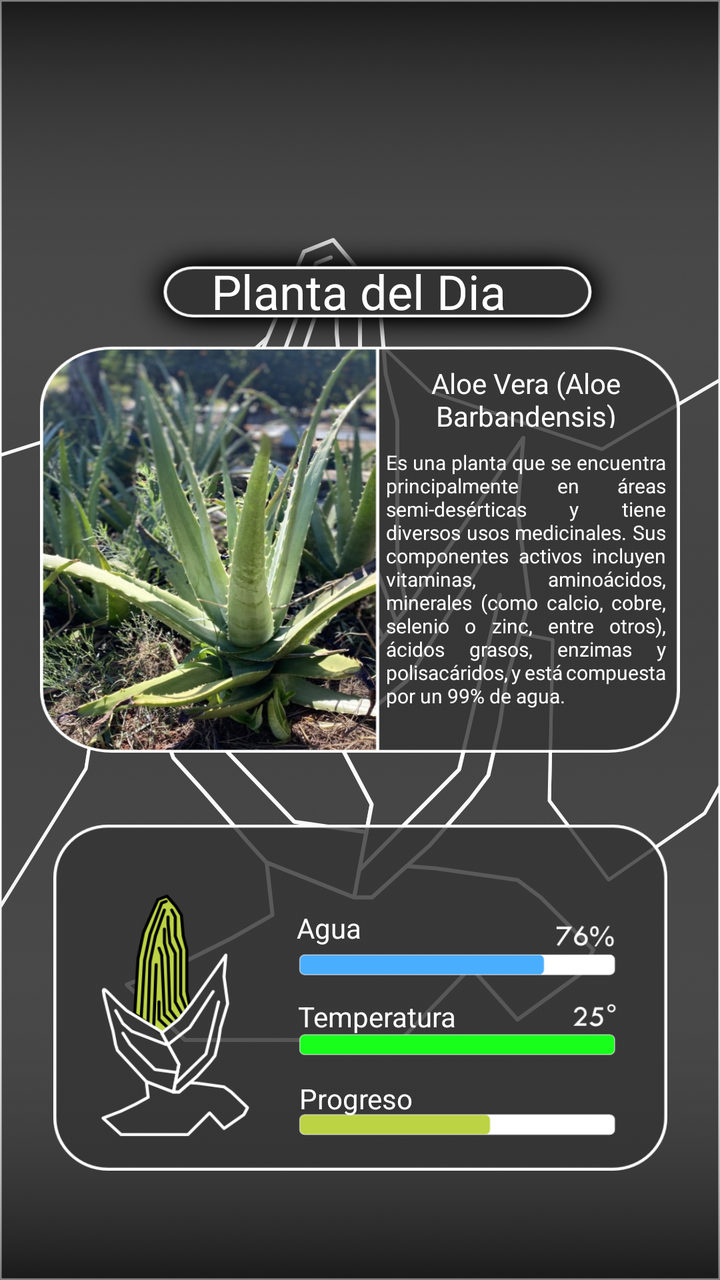
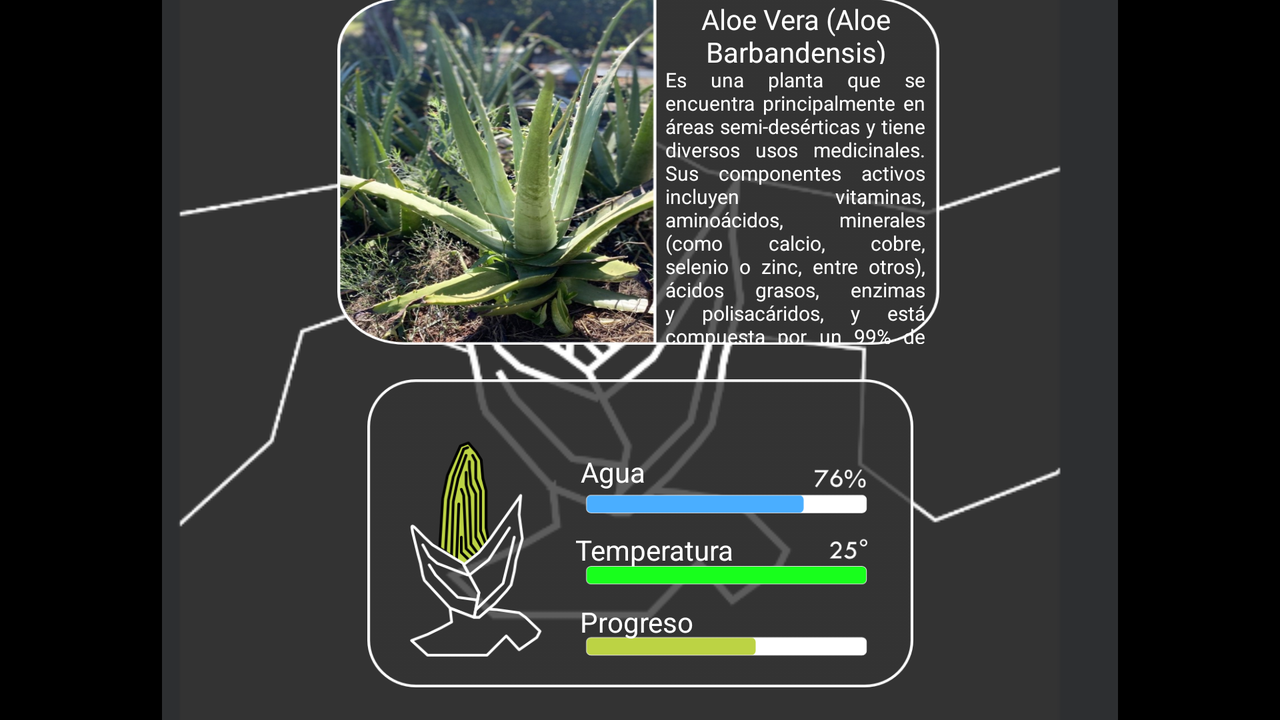

Two renders of one Android screen. The first uses the default layout on a phone; the second uses the alternative layout the repository ships for a different screen configuration, on a matching device. The two XML files are below.
<!-- AndroidManifest.xml: application theme Splash -->
<!-- res/layout/fragment_home.xml -->
<?xml version="1.0" encoding="utf-8"?>
<androidx.constraintlayout.widget.ConstraintLayout xmlns:android="http://schemas.android.com/apk/res/android"
    xmlns:app="http://schemas.android.com/apk/res-auto"
    xmlns:tools="http://schemas.android.com/tools"
    android:layout_width="match_parent"
    android:layout_height="match_parent"
    tools:context=".ui.home.HomeFragment">

    <ImageView
        android:id="@+id/imageView15"
        android:layout_width="wrap_content"
        android:layout_height="wrap_content"
        android:src="@drawable/basic_bg"
        app:layout_constraintBottom_toBottomOf="parent"
        app:layout_constraintEnd_toEndOf="parent"
        app:layout_constraintHorizontal_bias="0.0"
        app:layout_constraintStart_toStartOf="parent"
        app:layout_constraintTop_toTopOf="parent"
        app:layout_constraintVertical_bias="1.0" />

    <ImageButton
        android:id="@+id/button"
        android:layout_width="320dp"
        android:layout_height="264dp"
        android:adjustViewBounds="false"
        android:background="#00FFFFFF"
        android:scaleType="fitXY"
        android:src="@drawable/plantotd_bt"
        app:iconTint="#00FFFFFF"
        app:layout_constraintBottom_toBottomOf="parent"
        app:layout_constraintEnd_toEndOf="parent"
        app:layout_constraintStart_toStartOf="parent"
        app:layout_constraintTop_toTopOf="@+id/imageView15"
        app:layout_constraintVertical_bias="0.299" />

    <ImageButton
        android:id="@+id/button2"
        android:layout_width="307dp"
        android:layout_height="173dp"
        android:background="#00FFFFFF"
        android:scaleType="fitXY"
        android:src="@drawable/teosentlibars_bt"
        app:layout_constraintBottom_toBottomOf="parent"
        app:layout_constraintEnd_toEndOf="parent"
        app:layout_constraintStart_toStartOf="parent"
        app:layout_constraintTop_toBottomOf="@+id/button"
        app:layout_constraintVertical_bias="0.396" />

    <TextView
        android:id="@+id/Water"
        android:layout_width="wrap_content"
        android:layout_height="wrap_content"
        android:layout_alignParentStart="true"
        android:layout_alignParentBottom="true"
        android:layout_centerInParent="true"
        android:text="@string/Avocado_Water"
        android:textColor="#FFFFFF"
        android:textSize="14sp"
        app:layout_constraintBottom_toBottomOf="@+id/button2"
        app:layout_constraintEnd_toEndOf="@+id/button2"
        app:layout_constraintHorizontal_bias="0.443"
        app:layout_constraintStart_toStartOf="@+id/button2"
        app:layout_constraintTop_toTopOf="@+id/button2"
        app:layout_constraintVertical_bias="0.272" />

    <TextView
        android:id="@+id/Temperature"
        android:layout_width="wrap_content"
        android:layout_height="wrap_content"
        android:layout_alignParentStart="true"
        android:layout_alignParentBottom="true"
        android:layout_centerHorizontal="true"
        android:text="@string/Avocado_Temperature"
        android:textColor="#FFFFFF"
        android:textSize="14sp"
        app:layout_constraintBottom_toTopOf="@+id/Progress"
        app:layout_constraintEnd_toEndOf="@+id/button2"
        app:layout_constraintHorizontal_bias="0.537"
        app:layout_constraintStart_toStartOf="@+id/button2"
        app:layout_constraintTop_toBottomOf="@+id/Water"
        app:layout_constraintVertical_bias="0.538" />

    <TextView
        android:id="@+id/Progress"
        android:layout_width="wrap_content"
        android:layout_height="wrap_content"
        android:layout_alignParentStart="true"
        android:layout_alignParentBottom="true"
        android:layout_centerInParent="true"
        android:text="@string/Avocado_Progress"
        android:textColor="#FFFFFF"
        android:textSize="14sp"
        app:layout_constraintBottom_toBottomOf="@+id/button2"
        app:layout_constraintEnd_toEndOf="@+id/button2"
        app:layout_constraintHorizontal_bias="0.492"
        app:layout_constraintStart_toStartOf="@+id/button2"
        app:layout_constraintTop_toTopOf="@+id/button2"
        app:layout_constraintVertical_bias="0.827" />

    <TextView
        android:id="@+id/POTD"
        android:layout_width="wrap_content"
        android:layout_height="wrap_content"
        android:layout_alignParentStart="true"
        android:layout_alignParentBottom="true"
        android:layout_centerInParent="true"
        android:text="@string/POTD"
        android:textColor="#FFFFFF"
        android:textSize="24sp"
        app:layout_constraintBottom_toBottomOf="@+id/button"
        app:layout_constraintEnd_toEndOf="@+id/button"
        app:layout_constraintHorizontal_bias="0.497"
        app:layout_constraintStart_toStartOf="@+id/button"
        app:layout_constraintTop_toTopOf="@+id/button"
        app:layout_constraintVertical_bias="0.073" />

    <TextView
        android:id="@+id/Text_POTD"
        android:layout_width="140dp"
        android:layout_height="133dp"
        android:layout_alignParentStart="true"
        android:layout_alignParentBottom="true"
        android:layout_centerInParent="true"
        android:justificationMode="inter_word"
        android:text="@string/Text_POTD"
        android:textColor="#FFFFFF"
        android:textSize="10sp"
        app:layout_constraintBottom_toBottomOf="@+id/button"
        app:layout_constraintEnd_toEndOf="@+id/button"
        app:layout_constraintHorizontal_bias="0.961"
        app:layout_constraintStart_toStartOf="@+id/button"
        app:layout_constraintTop_toTopOf="@+id/button"
        app:layout_constraintVertical_bias="0.854" />

    <TextView
        android:id="@+id/Title_POTD"
        android:layout_width="140dp"
        android:layout_height="32dp"
        android:layout_alignParentStart="true"
        android:layout_alignParentBottom="true"
        android:layout_centerInParent="true"
        android:text="@string/Title_POTD"
        android:textAlignment="center"
        android:textColor="#FFFFFF"
        android:textSize="14sp"
        app:layout_constraintBottom_toBottomOf="@+id/button"
        app:layout_constraintEnd_toEndOf="@+id/button"
        app:layout_constraintHorizontal_bias="0.961"
        app:layout_constraintStart_toStartOf="@+id/button"
        app:layout_constraintTop_toTopOf="@+id/button"
        app:layout_constraintVertical_bias="0.301" />


</androidx.constraintlayout.widget.ConstraintLayout>
<!-- resources referenced by this layout -->
<resources>
  <!-- drawable basic_bg: png bitmap (drawable, 800700 bytes) -->
  <!-- drawable plantotd_bt: png bitmap (drawable, 597029 bytes) -->
  <!-- drawable teosentlibars_bt: png bitmap (drawable, 54257 bytes) -->
  <string name="Avocado_Progress">Progreso</string>
  <string name="Avocado_Temperature">Temperatura</string>
  <string name="Avocado_Water">Agua</string>
  <string name="POTD">Planta del Dia</string>
  <string name="Text_POTD">Es una planta que se encuentra principalmente en áreas semi-desérticas y tiene diversos usos medicinales. Sus componentes activos incluyen vitaminas, aminoácidos, minerales (como calcio, cobre, selenio o zinc, entre otros), ácidos grasos, enzimas y polisacáridos, y está compuesta por un 99% de agua.</string>
  <string name="Title_POTD">Aloe Vera
  (Aloe Barbandensis)
  </string>
  <style name="Splash" parent="Theme.MaterialComponents.NoActionBar">
          <item name="android:windowBackground">@drawable/splash_screen</item>
      </style>
  <!-- drawable splash_screen (drawable) -->
  <?xml version="1.0" encoding="utf-8"?>
  <layer-list xmlns:android="http://schemas.android.com/apk/res/android"
      android:opacity="opaque">
      <item android:drawable="@color/black" />
      <item>
          <bitmap
              android:gravity="center"
              android:src="@drawable/logosplash" />
      </item>
  </layer-list>
  <color name="black">#FF000000</color>
  <!-- drawable logosplash: png bitmap (drawable, 26627 bytes) -->
</resources>
<!-- res/layout-land/fragment_home.xml (the repository's variant of the layout above) -->
<!-- drawn on the phone turned sideways -->
<?xml version="1.0" encoding="utf-8"?>
<androidx.constraintlayout.widget.ConstraintLayout xmlns:android="http://schemas.android.com/apk/res/android"
    xmlns:app="http://schemas.android.com/apk/res-auto"
    xmlns:tools="http://schemas.android.com/tools"
    android:layout_width="match_parent"
    android:layout_height="match_parent"
    tools:context=".ui.home.HomeFragment">

    <ImageButton
        android:id="@+id/button"
        android:layout_width="301dp"
        android:layout_height="226dp"
        android:layout_marginBottom="188dp"
        android:adjustViewBounds="false"
        android:background="#00FFFFFF"
        android:scaleType="fitXY"
        android:src="@drawable/plantotd_bt"
        app:iconTint="#00FFFFFF"
        app:layout_constraintBottom_toBottomOf="parent"
        app:layout_constraintEnd_toEndOf="parent"
        app:layout_constraintHorizontal_bias="0.498"
        app:layout_constraintStart_toStartOf="parent" />

    <ImageButton
        android:id="@+id/button2"
        android:layout_width="273dp"
        android:layout_height="154dp"
        android:background="#00FFFFFF"
        android:scaleType="fitXY"
        android:src="@drawable/teosentlibars_bt"
        app:layout_constraintBottom_toBottomOf="parent"
        app:layout_constraintEnd_toEndOf="parent"
        app:layout_constraintStart_toStartOf="parent"
        app:layout_constraintTop_toBottomOf="@+id/button"
        app:layout_constraintVertical_bias="0.515" />

    <TextView
        android:id="@+id/Water"
        android:layout_width="wrap_content"
        android:layout_height="wrap_content"
        android:layout_alignParentStart="true"
        android:layout_alignParentBottom="true"
        android:layout_centerInParent="true"
        android:text="@string/Avocado_Water"
        android:textColor="#FFFFFF"
        android:textSize="14sp"
        app:layout_constraintBottom_toBottomOf="@+id/button2"
        app:layout_constraintEnd_toEndOf="@+id/button2"
        app:layout_constraintHorizontal_bias="0.443"
        app:layout_constraintStart_toStartOf="@+id/button2"
        app:layout_constraintTop_toTopOf="@+id/button2"
        app:layout_constraintVertical_bias="0.272" />

    <TextView
        android:id="@+id/Temperature"
        android:layout_width="wrap_content"
        android:layout_height="wrap_content"
        android:layout_alignParentStart="true"
        android:layout_alignParentBottom="true"
        android:layout_centerHorizontal="true"
        android:text="@string/Avocado_Temperature"
        android:textColor="#FFFFFF"
        android:textSize="14sp"
        app:layout_constraintBottom_toTopOf="@+id/Progress"
        app:layout_constraintEnd_toEndOf="@+id/button2"
        app:layout_constraintHorizontal_bias="0.537"
        app:layout_constraintStart_toStartOf="@+id/button2"
        app:layout_constraintTop_toBottomOf="@+id/Water"
        app:layout_constraintVertical_bias="0.538" />

    <TextView
        android:id="@+id/Progress"
        android:layout_width="wrap_content"
        android:layout_height="wrap_content"
        android:layout_alignParentStart="true"
        android:layout_alignParentBottom="true"
        android:layout_centerInParent="true"
        android:text="@string/Avocado_Progress"
        android:textColor="#FFFFFF"
        android:textSize="14sp"
        app:layout_constraintBottom_toBottomOf="@+id/button2"
        app:layout_constraintEnd_toEndOf="@+id/button2"
        app:layout_constraintHorizontal_bias="0.492"
        app:layout_constraintStart_toStartOf="@+id/button2"
        app:layout_constraintTop_toTopOf="@+id/button2"
        app:layout_constraintVertical_bias="0.827" />

    <TextView
        android:id="@+id/POTD"
        android:layout_width="wrap_content"
        android:layout_height="wrap_content"
        android:layout_alignParentStart="true"
        android:layout_alignParentBottom="true"
        android:layout_centerInParent="true"
        android:text="@string/POTD"
        android:textColor="#FFFFFF"
        android:textSize="24sp"
        app:layout_constraintBottom_toBottomOf="@+id/button"
        app:layout_constraintEnd_toEndOf="@+id/button"
        app:layout_constraintHorizontal_bias="0.497"
        app:layout_constraintStart_toStartOf="@+id/button"
        app:layout_constraintTop_toTopOf="@+id/button"
        app:layout_constraintVertical_bias="0.073" />

    <TextView
        android:id="@+id/Text_POTD"
        android:layout_width="130dp"
        android:layout_height="139dp"
        android:layout_alignParentStart="true"
        android:layout_alignParentBottom="true"
        android:layout_centerInParent="true"
        android:justificationMode="inter_word"
        android:text="@string/Text_POTD"
        android:textColor="#FFFFFF"
        android:textSize="10sp"
        app:layout_constraintBottom_toBottomOf="@+id/button"
        app:layout_constraintEnd_toEndOf="@+id/button"
        app:layout_constraintHorizontal_bias="0.959"
        app:layout_constraintStart_toStartOf="@+id/button"
        app:layout_constraintTop_toTopOf="@+id/button"
        app:layout_constraintVertical_bias="1.0" />

    <TextView
        android:id="@+id/Title_POTD"
        android:layout_width="131dp"
        android:layout_height="32dp"
        android:layout_alignParentStart="true"
        android:layout_alignParentBottom="true"
        android:layout_centerInParent="true"
        android:text="@string/Title_POTD"
        android:textAlignment="center"
        android:textColor="#FFFFFF"
        android:textSize="14sp"
        app:layout_constraintBottom_toBottomOf="@+id/button"
        app:layout_constraintEnd_toEndOf="@+id/button"
        app:layout_constraintHorizontal_bias="0.964"
        app:layout_constraintStart_toStartOf="@+id/button"
        app:layout_constraintTop_toTopOf="@+id/button"
        app:layout_constraintVertical_bias="0.278" />


</androidx.constraintlayout.widget.ConstraintLayout>
<!-- resources referenced by the variant -->
<!-- as the phone turned sideways resolves them -->
<resources>
  <!-- drawable plantotd_bt: png bitmap (drawable, 597029 bytes) -->
  <!-- drawable teosentlibars_bt: png bitmap (drawable, 54257 bytes) -->
  <string name="Avocado_Progress">Progreso</string>
  <string name="Avocado_Temperature">Temperatura</string>
  <string name="Avocado_Water">Agua</string>
  <string name="POTD">Planta del Dia</string>
  <string name="Text_POTD">Es una planta que se encuentra principalmente en áreas semi-desérticas y tiene diversos usos medicinales. Sus componentes activos incluyen vitaminas, aminoácidos, minerales (como calcio, cobre, selenio o zinc, entre otros), ácidos grasos, enzimas y polisacáridos, y está compuesta por un 99% de agua.</string>
  <string name="Title_POTD">Aloe Vera
  (Aloe Barbandensis)
  </string>
  <style name="Splash" parent="Theme.MaterialComponents.NoActionBar">
          <item name="android:windowBackground">@drawable/splash_screen</item>
      </style>
  <!-- drawable splash_screen (drawable) -->
  <?xml version="1.0" encoding="utf-8"?>
  <layer-list xmlns:android="http://schemas.android.com/apk/res/android"
      android:opacity="opaque">
      <item android:drawable="@color/black" />
      <item>
          <bitmap
              android:gravity="center"
              android:src="@drawable/logosplash" />
      </item>
  </layer-list>
  <color name="black">#FF000000</color>
  <!-- drawable logosplash: png bitmap (drawable, 26627 bytes) -->
</resources>
